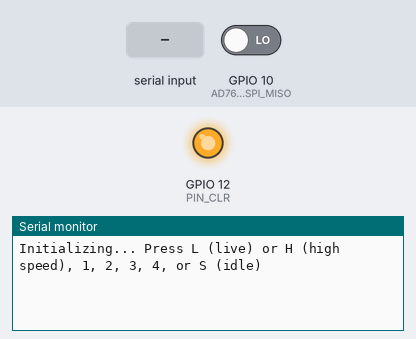
Recording of a program running on a simulated ESP32-S3. Shown: output pins drawn as LEDs (lit = HIGH), the last lines printed to the serial monitor. Inputs (shaded band) come from the test bench; at power-on: GPIO 10 (AD7680_SPI_MISO) LOW. Pins used as bus, display or sensor lines are not drawn.

Above: at 2.3 s.
2.4 s: "L" received over Serial
At 3.54 s:
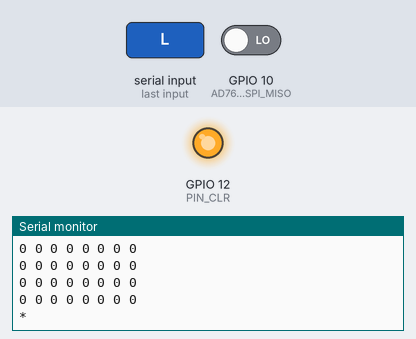
3.9 s: "H" received over Serial
At 5.1 s:
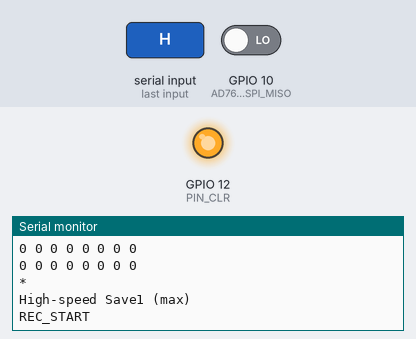

Measured:
- after the input at 2.4 s, the serial monitor: prints a new line at once (image 1)
- after the input at 3.9 s, the serial monitor: prints a new line at once (image 2)

The program:

main.cpp
```cpp
#include <Arduino.h>

#define terminal Serial

const int PIN_CLK = 13;
const int PIN_CLR = 12;
const int AD7680_SPI_CS = 11;
const int AD7680_SPI_MISO = 10;
const int AD7680_SPI_CLK = 9;

// ── 快速 GPIO 宏（直接写寄存器，单周期操作） ──
#define CS_HIGH   GPIO.out_w1ts = (1UL << AD7680_SPI_CS)
#define CS_LOW    GPIO.out_w1tc = (1UL << AD7680_SPI_CS)
#define SCLK_HIGH GPIO.out_w1ts = (1UL << AD7680_SPI_CLK)
#define SCLK_LOW  GPIO.out_w1tc = (1UL << AD7680_SPI_CLK)
#define MISO_BIT  ((GPIO.in >> AD7680_SPI_MISO) & 1)
#define MCLK_HIGH GPIO.out_w1ts = (1UL << PIN_CLK)
#define MCLK_LOW  GPIO.out_w1tc = (1UL << PIN_CLK)
#define MCLR_HIGH GPIO.out_w1ts = (1UL << PIN_CLR)
#define MCLR_LOW  GPIO.out_w1tc = (1UL << PIN_CLR)
// 时序延迟: ~40ns @240MHz，满足 AD7680 最小 20ns 建立/保持时间
#define TICK      asm volatile("nop; nop; nop; nop; nop; nop; nop; nop; nop; nop;")

#define MAX_FRAMES 60
uint16_t frames[MAX_FRAMES][64];

int pixelOrder[] = {26, 27, 18, 19, 10, 11, 2, 3, 1, 0, 9, 8, 17, 16, 25, 24};
int subtileOrder[] = {0, 2, 1, 3};
int subtileOffset[] = {0, 4, 32, 36};
uint16_t frame[64];

#define MODE_IDLE       0
#define MODE_LIVE       1
#define MODE_HIGHSPEED1 2
#define MODE_HIGHSPEED2 3
#define MODE_HIGHSPEED3 4
#define MODE_HIGHSPEED4 5
#define MODE_PIXEL      6
#define MODE_VERIFY     7

const int ANALOG_PIN = 8;
int curMode = MODE_IDLE;

uint32_t readAD7680Raw() {
  uint32_t value = 0;
  CS_HIGH; TICK; TICK;         // t_CSH ≥ 80ns
  SCLK_LOW;
  CS_LOW;
  for (int i = 0; i < 20; i++) {
    value = (value << 1) | MISO_BIT;
    SCLK_HIGH; TICK;
    SCLK_LOW;  TICK;
  }
  CS_HIGH;
  return value;
}

uint16_t readAD7680() {
  return (uint16_t)(readAD7680Raw() & 0xFFFF);
}

int readMagnetometer() {
  return readAD7680();
}

void clearCounter() {
  MCLR_LOW;  delayMicroseconds(1);
  MCLR_HIGH; delayMicroseconds(1);
}

void incrementCounter() {
  MCLK_HIGH; delayMicroseconds(1);
  MCLK_LOW;  delayMicroseconds(1);
}

void readTileFrame() {
  clearCounter();
  incrementCounter();
  for (int curSubtileIdx = 0; curSubtileIdx < 4; curSubtileIdx++) {
    for (int curIdx = 0; curIdx < 16; curIdx++) {
      int value = readMagnetometer();
      int frameOffset = pixelOrder[curIdx] + subtileOffset[subtileOrder[curSubtileIdx]];
      frame[frameOffset] = value;
      incrementCounter();
    }
  }
}

void displayCurrentFrame() {
  int idx = 0;
  for (int i = 0; i < 8; i++) {
    for (int j = 0; j < 8; j++) {
      terminal.print(frame[idx]);
      terminal.print(" ");
      idx += 1;
    }
    terminal.println("");
  }
  terminal.println("*");
}

void recordHighSpeedFrames(int frameDelayTime) {
  terminal.println("REC_START");
  long startTime = millis();
  for (int f = 0; f < MAX_FRAMES; f++) {
    readTileFrame();
    for (int a = 0; a < 64; a++) {
      frames[f][a] = frame[a];
    }
    if (frameDelayTime > 0) {
      delay(frameDelayTime);
    }
    if ((f + 1) % 20 == 0) {
      terminal.print("REC ");
      terminal.print(f + 1);
      terminal.println("/60");
    }
  }
  long endTime = millis();
  float fps = (float)MAX_FRAMES / ((float)(endTime - startTime) / 1000.0f);
  terminal.print("REC_DONE fps=");
  terminal.println(fps);
}

void playbackHighSpeedFrames() {
  terminal.println("PLAY_START");
  for (int f = 0; f < MAX_FRAMES; f++) {
    int idx = 0;
    for (int i = 0; i < 8; i++) {
      for (int j = 0; j < 8; j++) {
        terminal.print(frames[f][idx]);
        terminal.print(" ");
        idx += 1;
      }
      terminal.println("");
    }
    terminal.println("*");
    delay(50);
  }
  terminal.println("PLAY_DONE");
}

void setup() {
  pinMode(PIN_CLR, OUTPUT);
  pinMode(PIN_CLK, OUTPUT);
  pinMode(AD7680_SPI_CS, OUTPUT);
  pinMode(AD7680_SPI_CLK, OUTPUT);
  pinMode(AD7680_SPI_MISO, INPUT);

  incrementCounter();
  clearCounter();

  terminal.begin(921600);
  delay(1000);

  terminal.println("Initializing... Press L (live) or H (high speed), 1, 2, 3, 4, or S (idle)");

  clearCounter();
  incrementCounter();
  delay(100);
}

void loop() {
  if (terminal.available()) {
    byte incoming = terminal.read();

    if (incoming == 'L') {
      terminal.println("Live");
      curMode = MODE_LIVE;
    } else if (incoming == 'H' || incoming == '1') {
      terminal.println("High-speed Save1 (max)");
      curMode = MODE_HIGHSPEED1;
    } else if (incoming == '2') {
      terminal.println("High-speed Save2 (1ms)");
      curMode = MODE_HIGHSPEED2;
    } else if (incoming == '3') {
      terminal.println("High-speed Save3 (2ms)");
      curMode = MODE_HIGHSPEED3;
    } else if (incoming == '4') {
      terminal.println("High-speed Save4 (4ms)");
      curMode = MODE_HIGHSPEED4;
    } else if (incoming == 'S') {
      terminal.println("Idle");
      curMode = MODE_IDLE;
    } else if (incoming == 'P') {
      terminal.println("Read Pixel 0,0");
      curMode = MODE_PIXEL;
    } else if (incoming == 'V') {
      terminal.println("Verify - reading AD7680 vs ESP32 ADC");
      curMode = MODE_VERIFY;
    }
  }

  if (curMode == MODE_LIVE) {
    readTileFrame();
    displayCurrentFrame();
    delay(12);  // ~60 Hz

  } else if (curMode == MODE_HIGHSPEED1) {
    recordHighSpeedFrames(0);
    playbackHighSpeedFrames();
    curMode = MODE_IDLE;
    terminal.println("Initializing... Press L (live) or H (high speed), 1, 2, 3, 4, or S (idle)");

  } else if (curMode == MODE_HIGHSPEED2) {
    recordHighSpeedFrames(1);
    playbackHighSpeedFrames();
    curMode = MODE_IDLE;
    terminal.println("Initializing... Press L (live) or H (high speed), 1, 2, 3, 4, or S (idle)");

  } else if (curMode == MODE_HIGHSPEED3) {
    recordHighSpeedFrames(2);
    playbackHighSpeedFrames();
    curMode = MODE_IDLE;
    terminal.println("Initializing... Press L (live) or H (high speed), 1, 2, 3, 4, or S (idle)");

  } else if (curMode == MODE_HIGHSPEED4) {
    recordHighSpeedFrames(4);
    playbackHighSpeedFrames();
    curMode = MODE_IDLE;
    terminal.println("Initializing... Press L (live) or H (high speed), 1, 2, 3, 4, or S (idle)");

  } else if (curMode == MODE_PIXEL) {
    curMode = MODE_IDLE;
    terminal.println("Initializing... Press L (live) or H (high speed), 1, 2, 3, 4, or S (idle)");

  } else if (curMode == MODE_VERIFY) {
    uint32_t raw = readAD7680Raw();
    uint16_t ad7680_val = (uint16_t)(raw & 0xFFFF);
    int esp32_raw = analogRead(ANALOG_PIN);
    int esp32_mv = analogReadMilliVolts(ANALOG_PIN);

    terminal.print("raw[");
    for (int b = 19; b >= 0; b--) {
      terminal.print((raw >> b) & 0x01);
      if (b == 16 || b == 4) terminal.print("|");
    }
    terminal.print("] val=");
    terminal.print(ad7680_val);
    terminal.print(" | ESP32: ");
    terminal.print(esp32_raw);
    terminal.print(" (");
    terminal.print(esp32_mv);
    terminal.println("mV)");
    delay(200);
  }
}
```
